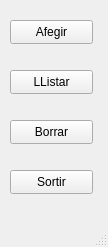
<?xml version="1.0" encoding="UTF-8"?>
<ui version="4.0">
 <class>Notes</class>
 <widget class="QMainWindow" name="Notes">
  <property name="geometry">
   <rect>
    <x>0</x>
    <y>0</y>
    <width>108</width>
    <height>247</height>
   </rect>
  </property>
  <property name="minimumSize">
   <size>
    <width>108</width>
    <height>247</height>
   </size>
  </property>
  <property name="maximumSize">
   <size>
    <width>108</width>
    <height>247</height>
   </size>
  </property>
  <property name="windowTitle">
   <string>Notes</string>
  </property>
  <widget class="QWidget" name="centralwidget">
   <widget class="QPushButton" name="pB_crear">
    <property name="geometry">
     <rect>
      <x>10</x>
      <y>20</y>
      <width>83</width>
      <height>24</height>
     </rect>
    </property>
    <property name="text">
     <string>Afegir</string>
    </property>
   </widget>
   <widget class="QPushButton" name="pB_llista">
    <property name="geometry">
     <rect>
      <x>10</x>
      <y>70</y>
      <width>83</width>
      <height>24</height>
     </rect>
    </property>
    <property name="text">
     <string>LListar</string>
    </property>
   </widget>
   <widget class="QPushButton" name="pushButton_3">
    <property name="geometry">
     <rect>
      <x>10</x>
      <y>120</y>
      <width>83</width>
      <height>24</height>
     </rect>
    </property>
    <property name="text">
     <string>Borrar</string>
    </property>
   </widget>
   <widget class="QPushButton" name="pushButton_4">
    <property name="geometry">
     <rect>
      <x>10</x>
      <y>170</y>
      <width>83</width>
      <height>24</height>
     </rect>
    </property>
    <property name="text">
     <string>Sortir</string>
    </property>
   </widget>
  </widget>
  <widget class="QStatusBar" name="statusbar"/>
 </widget>
 <tabstops>
  <tabstop>pB_crear</tabstop>
  <tabstop>pB_llista</tabstop>
  <tabstop>pushButton_3</tabstop>
  <tabstop>pushButton_4</tabstop>
 </tabstops>
 <resources/>
 <connections/>
</ui>
